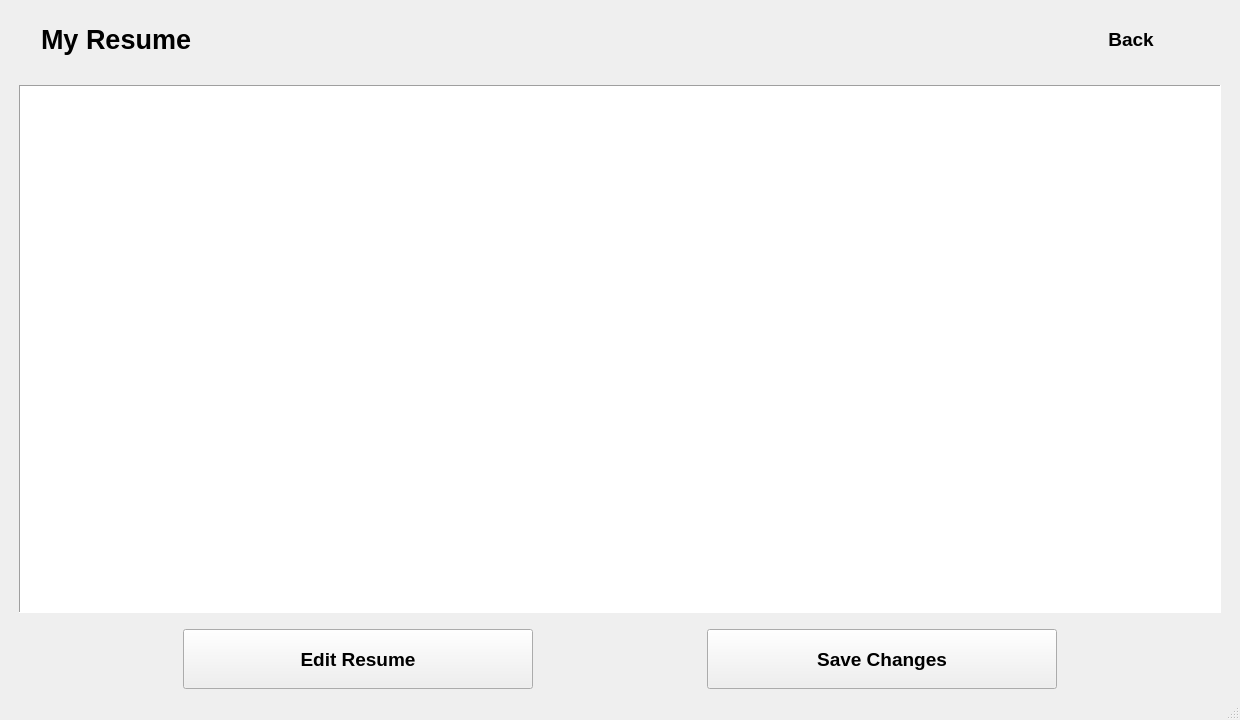
<?xml version="1.0" encoding="UTF-8"?>
<ui version="4.0">
 <class>MainWindow</class>
 <widget class="QMainWindow" name="MainWindow">
  <property name="geometry">
   <rect>
    <x>0</x>
    <y>0</y>
    <width>1240</width>
    <height>720</height>
   </rect>
  </property>
  <property name="minimumSize">
   <size>
    <width>1240</width>
    <height>720</height>
   </size>
  </property>
  <property name="maximumSize">
   <size>
    <width>1920</width>
    <height>1080</height>
   </size>
  </property>
  <property name="windowTitle">
   <string>MainWindow</string>
  </property>
  <widget class="QWidget" name="centralwidget">
   <layout class="QVBoxLayout" name="verticalLayout_2">
    <item>
     <layout class="QVBoxLayout" name="verticalLayout">
      <item>
       <layout class="QHBoxLayout" name="horizontalLayout_2">
        <item>
         <widget class="QLabel" name="label">
          <property name="font">
           <font>
            <pointsize>20</pointsize>
            <weight>75</weight>
            <bold>true</bold>
           </font>
          </property>
          <property name="styleSheet">
           <string notr="true">padding-left:25px;</string>
          </property>
          <property name="text">
           <string>My Resume</string>
          </property>
         </widget>
        </item>
        <item>
         <spacer name="horizontalSpacer">
          <property name="orientation">
           <enum>Qt::Horizontal</enum>
          </property>
          <property name="sizeHint" stdset="0">
           <size>
            <width>40</width>
            <height>20</height>
           </size>
          </property>
         </spacer>
        </item>
        <item>
         <widget class="QPushButton" name="back_button">
          <property name="minimumSize">
           <size>
            <width>200</width>
            <height>60</height>
           </size>
          </property>
          <property name="maximumSize">
           <size>
            <width>350</width>
            <height>60</height>
           </size>
          </property>
          <property name="font">
           <font>
            <pointsize>14</pointsize>
            <weight>75</weight>
            <bold>true</bold>
           </font>
          </property>
          <property name="cursor">
           <cursorShape>PointingHandCursor</cursorShape>
          </property>
          <property name="text">
           <string>Back</string>
          </property>
          <property name="flat">
           <bool>true</bool>
          </property>
         </widget>
        </item>
       </layout>
      </item>
      <item>
       <widget class="QTextBrowser" name="resume_textBox">
        <property name="font">
         <font>
          <pointsize>20</pointsize>
         </font>
        </property>
        <property name="styleSheet">
         <string notr="true">margin:10px;

</string>
        </property>
        <property name="frameShape">
         <enum>QFrame::Panel</enum>
        </property>
        <property name="frameShadow">
         <enum>QFrame::Sunken</enum>
        </property>
        <property name="lineWidth">
         <number>5</number>
        </property>
        <property name="midLineWidth">
         <number>0</number>
        </property>
        <property name="html">
         <string>&lt;!DOCTYPE HTML PUBLIC &quot;-//W3C//DTD HTML 4.0//EN&quot; &quot;http://www.w3.org/TR/REC-html40/strict.dtd&quot;&gt;
&lt;html&gt;&lt;head&gt;&lt;meta name=&quot;qrichtext&quot; content=&quot;1&quot; /&gt;&lt;style type=&quot;text/css&quot;&gt;
p, li { white-space: pre-wrap; }
&lt;/style&gt;&lt;/head&gt;&lt;body style=&quot; font-family:'MS Shell Dlg 2'; font-size:20pt; font-weight:400; font-style:normal;&quot;&gt;
&lt;p style=&quot;-qt-paragraph-type:empty; margin-top:0px; margin-bottom:0px; margin-left:0px; margin-right:0px; -qt-block-indent:0; text-indent:0px;&quot;&gt;&lt;br /&gt;&lt;/p&gt;&lt;/body&gt;&lt;/html&gt;</string>
        </property>
       </widget>
      </item>
      <item>
       <layout class="QHBoxLayout" name="horizontalLayout_4">
        <property name="spacing">
         <number>0</number>
        </property>
        <property name="leftMargin">
         <number>0</number>
        </property>
        <property name="topMargin">
         <number>0</number>
        </property>
        <property name="rightMargin">
         <number>0</number>
        </property>
        <item>
         <widget class="QPushButton" name="edit_resume_button">
          <property name="minimumSize">
           <size>
            <width>200</width>
            <height>60</height>
           </size>
          </property>
          <property name="maximumSize">
           <size>
            <width>350</width>
            <height>60</height>
           </size>
          </property>
          <property name="font">
           <font>
            <pointsize>14</pointsize>
            <weight>75</weight>
            <bold>true</bold>
           </font>
          </property>
          <property name="text">
           <string>Edit Resume</string>
          </property>
         </widget>
        </item>
        <item>
         <widget class="QPushButton" name="send_resume_button">
          <property name="minimumSize">
           <size>
            <width>200</width>
            <height>60</height>
           </size>
          </property>
          <property name="maximumSize">
           <size>
            <width>350</width>
            <height>60</height>
           </size>
          </property>
          <property name="font">
           <font>
            <pointsize>14</pointsize>
            <weight>75</weight>
            <bold>true</bold>
           </font>
          </property>
          <property name="cursor">
           <cursorShape>PointingHandCursor</cursorShape>
          </property>
          <property name="text">
           <string>Save Changes</string>
          </property>
         </widget>
        </item>
       </layout>
      </item>
     </layout>
    </item>
   </layout>
  </widget>
  <widget class="QMenuBar" name="menubar">
   <property name="geometry">
    <rect>
     <x>0</x>
     <y>0</y>
     <width>1240</width>
     <height>21</height>
    </rect>
   </property>
  </widget>
  <widget class="QStatusBar" name="statusbar"/>
 </widget>
 <resources/>
 <connections/>
</ui>
